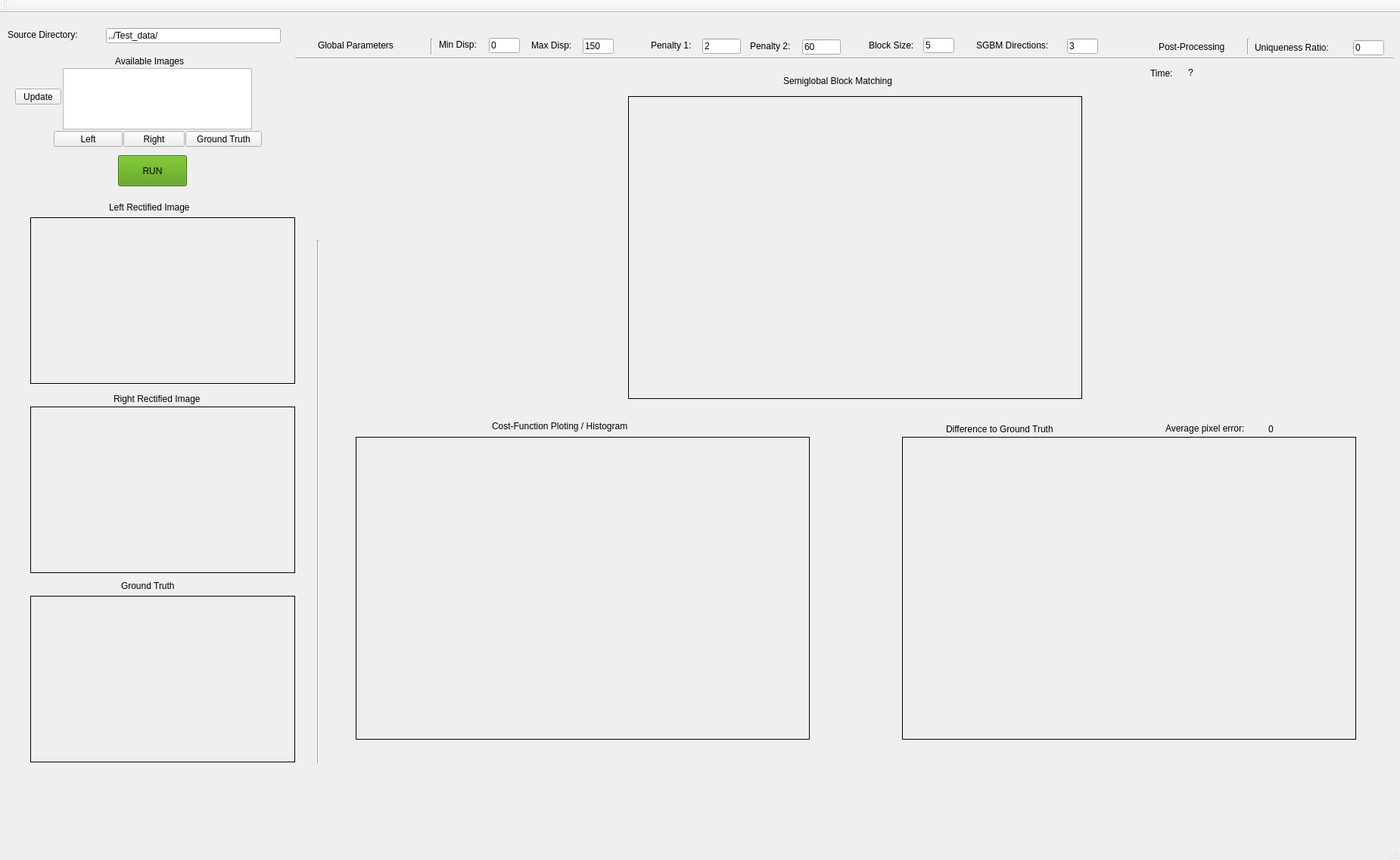
<?xml version="1.0" encoding="UTF-8"?>
<ui version="4.0">
 <class>MainWindow</class>
 <widget class="QMainWindow" name="MainWindow">
  <property name="geometry">
   <rect>
    <x>0</x>
    <y>0</y>
    <width>1850</width>
    <height>1136</height>
   </rect>
  </property>
  <property name="windowTitle">
   <string>MainWindow</string>
  </property>
  <property name="styleSheet">
   <string notr="true"/>
  </property>
  <widget class="QWidget" name="centralWidget">
   <widget class="QLabel" name="I_LeftRaw">
    <property name="geometry">
     <rect>
      <x>40</x>
      <y>270</y>
      <width>350</width>
      <height>220</height>
     </rect>
    </property>
    <property name="frameShape">
     <enum>QFrame::Box</enum>
    </property>
    <property name="text">
     <string/>
    </property>
   </widget>
   <widget class="QPushButton" name="B_LeftImgPickBtn">
    <property name="geometry">
     <rect>
      <x>71</x>
      <y>156</y>
      <width>91</width>
      <height>21</height>
     </rect>
    </property>
    <property name="text">
     <string>Left</string>
    </property>
   </widget>
   <widget class="QListWidget" name="CamerList">
    <property name="geometry">
     <rect>
      <x>83</x>
      <y>73</y>
      <width>250</width>
      <height>81</height>
     </rect>
    </property>
   </widget>
   <widget class="QPushButton" name="B_RightImgPickBtn">
    <property name="geometry">
     <rect>
      <x>163</x>
      <y>156</y>
      <width>81</width>
      <height>21</height>
     </rect>
    </property>
    <property name="text">
     <string>Right</string>
    </property>
   </widget>
   <widget class="QLabel" name="L_LRawImg">
    <property name="geometry">
     <rect>
      <x>144</x>
      <y>240</y>
      <width>141</width>
      <height>34</height>
     </rect>
    </property>
    <property name="text">
     <string>Left Rectified Image</string>
    </property>
   </widget>
   <widget class="QLabel" name="L_AvailableImg">
    <property name="geometry">
     <rect>
      <x>152</x>
      <y>47</y>
      <width>121</width>
      <height>34</height>
     </rect>
    </property>
    <property name="text">
     <string>Available Images</string>
    </property>
   </widget>
   <widget class="QLabel" name="I_RightRaw">
    <property name="geometry">
     <rect>
      <x>40</x>
      <y>520</y>
      <width>350</width>
      <height>220</height>
     </rect>
    </property>
    <property name="frameShape">
     <enum>QFrame::Box</enum>
    </property>
    <property name="text">
     <string/>
    </property>
   </widget>
   <widget class="QLabel" name="L_RRawImg">
    <property name="geometry">
     <rect>
      <x>150</x>
      <y>493</y>
      <width>151</width>
      <height>34</height>
     </rect>
    </property>
    <property name="text">
     <string>Right Rectified Image</string>
    </property>
   </widget>
   <widget class="QLabel" name="I_GT">
    <property name="geometry">
     <rect>
      <x>40</x>
      <y>770</y>
      <width>350</width>
      <height>220</height>
     </rect>
    </property>
    <property name="frameShape">
     <enum>QFrame::Box</enum>
    </property>
    <property name="text">
     <string/>
    </property>
   </widget>
   <widget class="QLabel" name="L_GT">
    <property name="geometry">
     <rect>
      <x>160</x>
      <y>740</y>
      <width>121</width>
      <height>34</height>
     </rect>
    </property>
    <property name="text">
     <string>Ground Truth</string>
    </property>
   </widget>
   <widget class="QPushButton" name="B_GTPickBtn">
    <property name="geometry">
     <rect>
      <x>245</x>
      <y>156</y>
      <width>101</width>
      <height>21</height>
     </rect>
    </property>
    <property name="text">
     <string>Ground Truth</string>
    </property>
   </widget>
   <widget class="QLabel" name="L_GlobalParams">
    <property name="geometry">
     <rect>
      <x>420</x>
      <y>34</y>
      <width>131</width>
      <height>17</height>
     </rect>
    </property>
    <property name="text">
     <string>Global Parameters</string>
    </property>
   </widget>
   <widget class="QLabel" name="L_MinDisp">
    <property name="geometry">
     <rect>
      <x>580</x>
      <y>33</y>
      <width>67</width>
      <height>17</height>
     </rect>
    </property>
    <property name="text">
     <string>Min Disp:</string>
    </property>
   </widget>
   <widget class="QLabel" name="L_MaxDisp">
    <property name="geometry">
     <rect>
      <x>702</x>
      <y>34</y>
      <width>67</width>
      <height>17</height>
     </rect>
    </property>
    <property name="text">
     <string>Max Disp:</string>
    </property>
   </widget>
   <widget class="QLineEdit" name="P_MinDisp">
    <property name="geometry">
     <rect>
      <x>646</x>
      <y>33</y>
      <width>41</width>
      <height>20</height>
     </rect>
    </property>
    <property name="text">
     <string>0</string>
    </property>
   </widget>
   <widget class="QLineEdit" name="P_MaxDisp">
    <property name="geometry">
     <rect>
      <x>770</x>
      <y>34</y>
      <width>41</width>
      <height>20</height>
     </rect>
    </property>
    <property name="text">
     <string>150</string>
    </property>
   </widget>
   <widget class="QLineEdit" name="P_m_u8BlockSize">
    <property name="geometry">
     <rect>
      <x>1220</x>
      <y>33</y>
      <width>41</width>
      <height>20</height>
     </rect>
    </property>
    <property name="text">
     <string>5</string>
    </property>
   </widget>
   <widget class="QLabel" name="L_m_u8BlockSize_half">
    <property name="geometry">
     <rect>
      <x>1148</x>
      <y>34</y>
      <width>81</width>
      <height>17</height>
     </rect>
    </property>
    <property name="text">
     <string>Block Size:</string>
    </property>
   </widget>
   <widget class="QLineEdit" name="P_P2">
    <property name="geometry">
     <rect>
      <x>1060</x>
      <y>35</y>
      <width>51</width>
      <height>20</height>
     </rect>
    </property>
    <property name="text">
     <string>60</string>
    </property>
   </widget>
   <widget class="QLabel" name="L_P2">
    <property name="geometry">
     <rect>
      <x>991</x>
      <y>35</y>
      <width>67</width>
      <height>17</height>
     </rect>
    </property>
    <property name="text">
     <string>Penalty 2:</string>
    </property>
   </widget>
   <widget class="QLineEdit" name="P_P1">
    <property name="geometry">
     <rect>
      <x>928</x>
      <y>34</y>
      <width>51</width>
      <height>20</height>
     </rect>
    </property>
    <property name="text">
     <string>2</string>
    </property>
   </widget>
   <widget class="QLabel" name="L_P1">
    <property name="geometry">
     <rect>
      <x>860</x>
      <y>34</y>
      <width>67</width>
      <height>17</height>
     </rect>
    </property>
    <property name="text">
     <string>Penalty 1:</string>
    </property>
   </widget>
   <widget class="QLineEdit" name="P_SGBMDir">
    <property name="geometry">
     <rect>
      <x>1410</x>
      <y>34</y>
      <width>41</width>
      <height>20</height>
     </rect>
    </property>
    <property name="text">
     <string>3</string>
    </property>
   </widget>
   <widget class="QLabel" name="L_Census_2">
    <property name="geometry">
     <rect>
      <x>1290</x>
      <y>34</y>
      <width>121</width>
      <height>17</height>
     </rect>
    </property>
    <property name="text">
     <string>SGBM Directions:</string>
    </property>
   </widget>
   <widget class="QLineEdit" name="P_UniqRatio">
    <property name="geometry">
     <rect>
      <x>1788</x>
      <y>36</y>
      <width>41</width>
      <height>20</height>
     </rect>
    </property>
    <property name="text">
     <string>0</string>
    </property>
   </widget>
   <widget class="QLabel" name="L_PostProcessing">
    <property name="geometry">
     <rect>
      <x>1531</x>
      <y>36</y>
      <width>111</width>
      <height>17</height>
     </rect>
    </property>
    <property name="text">
     <string>Post-Processing</string>
    </property>
   </widget>
   <widget class="QLabel" name="L_UniqRation">
    <property name="geometry">
     <rect>
      <x>1658</x>
      <y>36</y>
      <width>131</width>
      <height>20</height>
     </rect>
    </property>
    <property name="text">
     <string>Uniqueness Ratio:</string>
    </property>
   </widget>
   <widget class="Line" name="O_line_4">
    <property name="geometry">
     <rect>
      <x>390</x>
      <y>50</y>
      <width>1451</width>
      <height>20</height>
     </rect>
    </property>
    <property name="orientation">
     <enum>Qt::Horizontal</enum>
    </property>
   </widget>
   <widget class="Line" name="O_line_8">
    <property name="geometry">
     <rect>
      <x>560</x>
      <y>34</y>
      <width>20</width>
      <height>21</height>
     </rect>
    </property>
    <property name="orientation">
     <enum>Qt::Vertical</enum>
    </property>
   </widget>
   <widget class="QLabel" name="I_CT_HD_SGBM">
    <property name="geometry">
     <rect>
      <x>830</x>
      <y>110</y>
      <width>600</width>
      <height>400</height>
     </rect>
    </property>
    <property name="mouseTracking">
     <bool>true</bool>
    </property>
    <property name="frameShape">
     <enum>QFrame::Box</enum>
    </property>
    <property name="text">
     <string/>
    </property>
   </widget>
   <widget class="QLabel" name="I_CT_HD_Diff">
    <property name="geometry">
     <rect>
      <x>1192</x>
      <y>560</y>
      <width>600</width>
      <height>400</height>
     </rect>
    </property>
    <property name="frameShape">
     <enum>QFrame::Box</enum>
    </property>
    <property name="text">
     <string/>
    </property>
   </widget>
   <widget class="QLabel" name="L_SGBM">
    <property name="geometry">
     <rect>
      <x>1035</x>
      <y>80</y>
      <width>191</width>
      <height>20</height>
     </rect>
    </property>
    <property name="text">
     <string>Semiglobal Block Matching</string>
    </property>
    <property name="scaledContents">
     <bool>false</bool>
    </property>
   </widget>
   <widget class="QLabel" name="L_SGBM_2">
    <property name="geometry">
     <rect>
      <x>1250</x>
      <y>530</y>
      <width>230</width>
      <height>40</height>
     </rect>
    </property>
    <property name="text">
     <string>Difference to Ground Truth</string>
    </property>
    <property name="scaledContents">
     <bool>false</bool>
    </property>
   </widget>
   <widget class="QLabel" name="L_error_7">
    <property name="geometry">
     <rect>
      <x>1540</x>
      <y>539</y>
      <width>141</width>
      <height>20</height>
     </rect>
    </property>
    <property name="text">
     <string>Average pixel error:</string>
    </property>
    <property name="scaledContents">
     <bool>false</bool>
    </property>
   </widget>
   <widget class="QLabel" name="L_error_6">
    <property name="geometry">
     <rect>
      <x>1676</x>
      <y>540</y>
      <width>81</width>
      <height>20</height>
     </rect>
    </property>
    <property name="text">
     <string>0</string>
    </property>
    <property name="scaledContents">
     <bool>false</bool>
    </property>
   </widget>
   <widget class="QPushButton" name="B_Run">
    <property name="geometry">
     <rect>
      <x>156</x>
      <y>188</y>
      <width>91</width>
      <height>41</height>
     </rect>
    </property>
    <property name="palette">
     <palette>
      <active>
       <colorrole role="WindowText">
        <brush brushstyle="SolidPattern">
         <color alpha="255">
          <red>0</red>
          <green>0</green>
          <blue>0</blue>
         </color>
        </brush>
       </colorrole>
       <colorrole role="Button">
        <brush brushstyle="SolidPattern">
         <color alpha="255">
          <red>78</red>
          <green>154</green>
          <blue>6</blue>
         </color>
        </brush>
       </colorrole>
       <colorrole role="Light">
        <brush brushstyle="SolidPattern">
         <color alpha="255">
          <red>117</red>
          <green>231</green>
          <blue>9</blue>
         </color>
        </brush>
       </colorrole>
       <colorrole role="Midlight">
        <brush brushstyle="SolidPattern">
         <color alpha="255">
          <red>97</red>
          <green>192</green>
          <blue>7</blue>
         </color>
        </brush>
       </colorrole>
       <colorrole role="Dark">
        <brush brushstyle="SolidPattern">
         <color alpha="255">
          <red>39</red>
          <green>77</green>
          <blue>3</blue>
         </color>
        </brush>
       </colorrole>
       <colorrole role="Mid">
        <brush brushstyle="SolidPattern">
         <color alpha="255">
          <red>52</red>
          <green>103</green>
          <blue>4</blue>
         </color>
        </brush>
       </colorrole>
       <colorrole role="Text">
        <brush brushstyle="SolidPattern">
         <color alpha="255">
          <red>0</red>
          <green>0</green>
          <blue>0</blue>
         </color>
        </brush>
       </colorrole>
       <colorrole role="BrightText">
        <brush brushstyle="SolidPattern">
         <color alpha="255">
          <red>255</red>
          <green>255</green>
          <blue>255</blue>
         </color>
        </brush>
       </colorrole>
       <colorrole role="ButtonText">
        <brush brushstyle="SolidPattern">
         <color alpha="255">
          <red>0</red>
          <green>0</green>
          <blue>0</blue>
         </color>
        </brush>
       </colorrole>
       <colorrole role="Base">
        <brush brushstyle="SolidPattern">
         <color alpha="255">
          <red>255</red>
          <green>255</green>
          <blue>255</blue>
         </color>
        </brush>
       </colorrole>
       <colorrole role="Window">
        <brush brushstyle="SolidPattern">
         <color alpha="255">
          <red>78</red>
          <green>154</green>
          <blue>6</blue>
         </color>
        </brush>
       </colorrole>
       <colorrole role="Shadow">
        <brush brushstyle="SolidPattern">
         <color alpha="255">
          <red>0</red>
          <green>0</green>
          <blue>0</blue>
         </color>
        </brush>
       </colorrole>
       <colorrole role="AlternateBase">
        <brush brushstyle="SolidPattern">
         <color alpha="255">
          <red>166</red>
          <green>204</green>
          <blue>130</blue>
         </color>
        </brush>
       </colorrole>
       <colorrole role="ToolTipBase">
        <brush brushstyle="SolidPattern">
         <color alpha="255">
          <red>255</red>
          <green>255</green>
          <blue>220</blue>
         </color>
        </brush>
       </colorrole>
       <colorrole role="ToolTipText">
        <brush brushstyle="SolidPattern">
         <color alpha="255">
          <red>0</red>
          <green>0</green>
          <blue>0</blue>
         </color>
        </brush>
       </colorrole>
      </active>
      <inactive>
       <colorrole role="WindowText">
        <brush brushstyle="SolidPattern">
         <color alpha="255">
          <red>0</red>
          <green>0</green>
          <blue>0</blue>
         </color>
        </brush>
       </colorrole>
       <colorrole role="Button">
        <brush brushstyle="SolidPattern">
         <color alpha="255">
          <red>78</red>
          <green>154</green>
          <blue>6</blue>
         </color>
        </brush>
       </colorrole>
       <colorrole role="Light">
        <brush brushstyle="SolidPattern">
         <color alpha="255">
          <red>117</red>
          <green>231</green>
          <blue>9</blue>
         </color>
        </brush>
       </colorrole>
       <colorrole role="Midlight">
        <brush brushstyle="SolidPattern">
         <color alpha="255">
          <red>97</red>
          <green>192</green>
          <blue>7</blue>
         </color>
        </brush>
       </colorrole>
       <colorrole role="Dark">
        <brush brushstyle="SolidPattern">
         <color alpha="255">
          <red>39</red>
          <green>77</green>
          <blue>3</blue>
         </color>
        </brush>
       </colorrole>
       <colorrole role="Mid">
        <brush brushstyle="SolidPattern">
         <color alpha="255">
          <red>52</red>
          <green>103</green>
          <blue>4</blue>
         </color>
        </brush>
       </colorrole>
       <colorrole role="Text">
        <brush brushstyle="SolidPattern">
         <color alpha="255">
          <red>0</red>
          <green>0</green>
          <blue>0</blue>
         </color>
        </brush>
       </colorrole>
       <colorrole role="BrightText">
        <brush brushstyle="SolidPattern">
         <color alpha="255">
          <red>255</red>
          <green>255</green>
          <blue>255</blue>
         </color>
        </brush>
       </colorrole>
       <colorrole role="ButtonText">
        <brush brushstyle="SolidPattern">
         <color alpha="255">
          <red>0</red>
          <green>0</green>
          <blue>0</blue>
         </color>
        </brush>
       </colorrole>
       <colorrole role="Base">
        <brush brushstyle="SolidPattern">
         <color alpha="255">
          <red>255</red>
          <green>255</green>
          <blue>255</blue>
         </color>
        </brush>
       </colorrole>
       <colorrole role="Window">
        <brush brushstyle="SolidPattern">
         <color alpha="255">
          <red>78</red>
          <green>154</green>
          <blue>6</blue>
         </color>
        </brush>
       </colorrole>
       <colorrole role="Shadow">
        <brush brushstyle="SolidPattern">
         <color alpha="255">
          <red>0</red>
          <green>0</green>
          <blue>0</blue>
         </color>
        </brush>
       </colorrole>
       <colorrole role="AlternateBase">
        <brush brushstyle="SolidPattern">
         <color alpha="255">
          <red>166</red>
          <green>204</green>
          <blue>130</blue>
         </color>
        </brush>
       </colorrole>
       <colorrole role="ToolTipBase">
        <brush brushstyle="SolidPattern">
         <color alpha="255">
          <red>255</red>
          <green>255</green>
          <blue>220</blue>
         </color>
        </brush>
       </colorrole>
       <colorrole role="ToolTipText">
        <brush brushstyle="SolidPattern">
         <color alpha="255">
          <red>0</red>
          <green>0</green>
          <blue>0</blue>
         </color>
        </brush>
       </colorrole>
      </inactive>
      <disabled>
       <colorrole role="WindowText">
        <brush brushstyle="SolidPattern">
         <color alpha="255">
          <red>0</red>
          <green>0</green>
          <blue>0</blue>
         </color>
        </brush>
       </colorrole>
       <colorrole role="Button">
        <brush brushstyle="SolidPattern">
         <color alpha="255">
          <red>78</red>
          <green>154</green>
          <blue>6</blue>
         </color>
        </brush>
       </colorrole>
       <colorrole role="Light">
        <brush brushstyle="SolidPattern">
         <color alpha="255">
          <red>117</red>
          <green>231</green>
          <blue>9</blue>
         </color>
        </brush>
       </colorrole>
       <colorrole role="Midlight">
        <brush brushstyle="SolidPattern">
         <color alpha="255">
          <red>97</red>
          <green>192</green>
          <blue>7</blue>
         </color>
        </brush>
       </colorrole>
       <colorrole role="Dark">
        <brush brushstyle="SolidPattern">
         <color alpha="255">
          <red>39</red>
          <green>77</green>
          <blue>3</blue>
         </color>
        </brush>
       </colorrole>
       <colorrole role="Mid">
        <brush brushstyle="SolidPattern">
         <color alpha="255">
          <red>52</red>
          <green>103</green>
          <blue>4</blue>
         </color>
        </brush>
       </colorrole>
       <colorrole role="Text">
        <brush brushstyle="SolidPattern">
         <color alpha="255">
          <red>39</red>
          <green>77</green>
          <blue>3</blue>
         </color>
        </brush>
       </colorrole>
       <colorrole role="BrightText">
        <brush brushstyle="SolidPattern">
         <color alpha="255">
          <red>255</red>
          <green>255</green>
          <blue>255</blue>
         </color>
        </brush>
       </colorrole>
       <colorrole role="ButtonText">
        <brush brushstyle="SolidPattern">
         <color alpha="255">
          <red>39</red>
          <green>77</green>
          <blue>3</blue>
         </color>
        </brush>
       </colorrole>
       <colorrole role="Base">
        <brush brushstyle="SolidPattern">
         <color alpha="255">
          <red>78</red>
          <green>154</green>
          <blue>6</blue>
         </color>
        </brush>
       </colorrole>
       <colorrole role="Window">
        <brush brushstyle="SolidPattern">
         <color alpha="255">
          <red>78</red>
          <green>154</green>
          <blue>6</blue>
         </color>
        </brush>
       </colorrole>
       <colorrole role="Shadow">
        <brush brushstyle="SolidPattern">
         <color alpha="255">
          <red>0</red>
          <green>0</green>
          <blue>0</blue>
         </color>
        </brush>
       </colorrole>
       <colorrole role="AlternateBase">
        <brush brushstyle="SolidPattern">
         <color alpha="255">
          <red>78</red>
          <green>154</green>
          <blue>6</blue>
         </color>
        </brush>
       </colorrole>
       <colorrole role="ToolTipBase">
        <brush brushstyle="SolidPattern">
         <color alpha="255">
          <red>255</red>
          <green>255</green>
          <blue>220</blue>
         </color>
        </brush>
       </colorrole>
       <colorrole role="ToolTipText">
        <brush brushstyle="SolidPattern">
         <color alpha="255">
          <red>0</red>
          <green>0</green>
          <blue>0</blue>
         </color>
        </brush>
       </colorrole>
      </disabled>
     </palette>
    </property>
    <property name="contextMenuPolicy">
     <enum>Qt::NoContextMenu</enum>
    </property>
    <property name="styleSheet">
     <string notr="true"/>
    </property>
    <property name="text">
     <string>RUN</string>
    </property>
    <property name="autoDefault">
     <bool>false</bool>
    </property>
    <property name="default">
     <bool>false</bool>
    </property>
   </widget>
   <widget class="QPushButton" name="P_Update_In">
    <property name="geometry">
     <rect>
      <x>20</x>
      <y>100</y>
      <width>61</width>
      <height>21</height>
     </rect>
    </property>
    <property name="text">
     <string>Update</string>
    </property>
   </widget>
   <widget class="Line" name="O_line_9">
    <property name="geometry">
     <rect>
      <x>1639</x>
      <y>34</y>
      <width>20</width>
      <height>21</height>
     </rect>
    </property>
    <property name="orientation">
     <enum>Qt::Vertical</enum>
    </property>
   </widget>
   <widget class="Line" name="O_line_10">
    <property name="geometry">
     <rect>
      <x>410</x>
      <y>300</y>
      <width>20</width>
      <height>691</height>
     </rect>
    </property>
    <property name="orientation">
     <enum>Qt::Vertical</enum>
    </property>
   </widget>
   <widget class="QLabel" name="I_CT_HD_Hist">
    <property name="geometry">
     <rect>
      <x>470</x>
      <y>560</y>
      <width>600</width>
      <height>400</height>
     </rect>
    </property>
    <property name="frameShape">
     <enum>QFrame::Box</enum>
    </property>
    <property name="text">
     <string/>
    </property>
   </widget>
   <widget class="QLabel" name="L_SGBM_3">
    <property name="geometry">
     <rect>
      <x>650</x>
      <y>530</y>
      <width>241</width>
      <height>31</height>
     </rect>
    </property>
    <property name="text">
     <string>Cost-Function Ploting / Histogram</string>
    </property>
    <property name="scaledContents">
     <bool>false</bool>
    </property>
   </widget>
   <widget class="QLabel" name="L_Sources">
    <property name="geometry">
     <rect>
      <x>10</x>
      <y>20</y>
      <width>121</width>
      <height>17</height>
     </rect>
    </property>
    <property name="text">
     <string>Source Directory:</string>
    </property>
   </widget>
   <widget class="QLineEdit" name="P_Source">
    <property name="geometry">
     <rect>
      <x>140</x>
      <y>20</y>
      <width>231</width>
      <height>20</height>
     </rect>
    </property>
    <property name="text">
     <string>../Test_data/</string>
    </property>
   </widget>
   <widget class="QLabel" name="label">
    <property name="geometry">
     <rect>
      <x>1520</x>
      <y>70</y>
      <width>41</width>
      <height>20</height>
     </rect>
    </property>
    <property name="text">
     <string>Time:</string>
    </property>
   </widget>
   <widget class="QLabel" name="L_TIME">
    <property name="geometry">
     <rect>
      <x>1570</x>
      <y>70</y>
      <width>67</width>
      <height>17</height>
     </rect>
    </property>
    <property name="text">
     <string>?</string>
    </property>
   </widget>
  </widget>
  <widget class="QMenuBar" name="menuBar">
   <property name="geometry">
    <rect>
     <x>0</x>
     <y>0</y>
     <width>1850</width>
     <height>22</height>
    </rect>
   </property>
  </widget>
  <widget class="QToolBar" name="mainToolBar">
   <attribute name="toolBarArea">
    <enum>TopToolBarArea</enum>
   </attribute>
   <attribute name="toolBarBreak">
    <bool>false</bool>
   </attribute>
  </widget>
  <widget class="QStatusBar" name="statusBar"/>
 </widget>
 <layoutdefault spacing="6" margin="11"/>
 <resources/>
 <connections/>
</ui>
